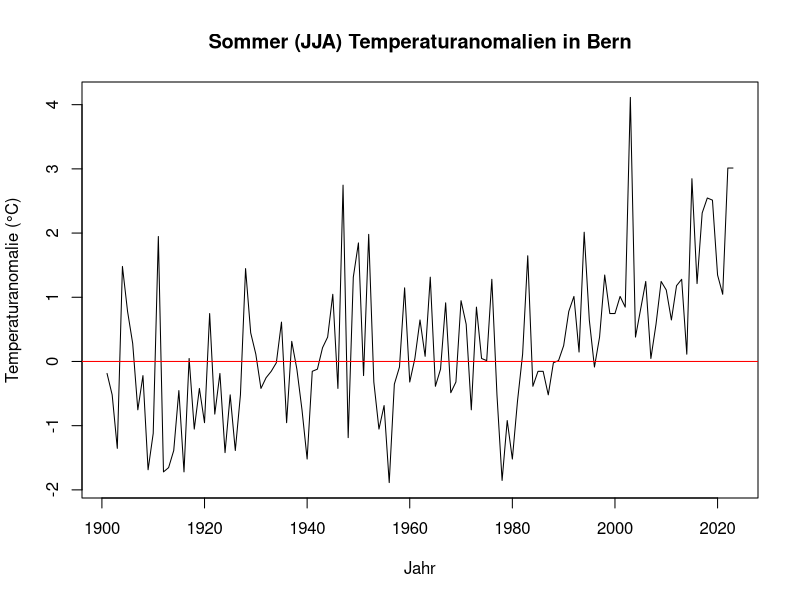

Write the R code that produced this figure.
## ---- chunk 1
#| label: assign-operator
# Variablen erstellen und Wert zuweisen
a <- 5

# Die Zuweisung kann auch umgekehrt erfolgen
5 -> b

# Das gleiche funktioniert grundsätzlich aber auch mit dem = Operator
# Allerdings wird der <- Operator bevorzugt
c = 10
## ---- chunk 2
#| label: comments
# Das ist ein Kommentar
a <- 5 # Das ist auch ein Kommentar
## ---- chunk 3
#| label: console_output
# Ausgabe von Variablen
print(a)
b
## ---- chunk 4
#| label: vector
# Vektor erstellen
vectorA <- c(1, 2, 3, 4, 5)

# Länge des Vektors
length(vectorA)

# Logischer Vergleich
vectorA >= 3

# Arithmetische Operationen
vectorA + 5
## ---- chunk 5
#| label: vector_output
vectorA
## ---- chunk 6
#| label: vector_change
# Vektor einer neuen Variablen zuweisen
vectorB <- vectorA + 5

# Vektor ausgeben
vectorB

# Wir können den Vektor auch direkt überschreiben
vectorA <- vectorA + 5

# Vektor ausgeben
vectorA
## ---- chunk 7
#| label: vector_indexing
# Erstes Element des Vektors
vectorA[1]
## ---- chunk 8
#| label: vector_indexing_range
# Zweites bis viertes Element des Vektors
vectorA[2:4]

# Alternativ können wir auch einzelne Elemente überspringen
vectorA[c(1, 3, 5)]
## ---- chunk 9
#| label: vector_concatenation
# Vektoren erstellen
vectorA <- c(1, 2, 3, 4, 5)

# Vektoren konkatenieren
vectorC <- c(vectorA, vectorB)

# Vektor ausgeben
vectorC
## ---- chunk 10
#| label: vector_addition
# Vektoren addieren
vectorA + vectorB
## ---- chunk 11
#| label: data_frame
# Data Frame erstellen
dataFrameA <- data.frame(
  name = c("Alice", "Bob", "Charlie", "David"),
  age = c(25, 30, 35, 40),
  married = c(TRUE, FALSE, TRUE, TRUE)
)

# Data Frame ausgeben
dataFrameA
## ---- chunk 12
#| label: data_frame_indexing
# Erste Zeile des Data Frames
dataFrameA[1, ]

# Zweite Zeile und dritte Spalte des Data Frames
dataFrameA[2, 3]
## ---- chunk 13
#| label: data_frame_dollar_operator
# Spalte "name" des Data Frames
dataFrameA$name
## ---- chunk 14
#| label: data_frame_subsetting
# Auswahl der Spalten "name" und "age" als Data Frame
dataFrameB <- dataFrameA[, c("name", "age")]

# Data Frame ausgeben
dataFrameB
## ---- chunk 15
#| label: csv_import
# CSV-Datei einlesen
meteodaten <- read.csv('Data/meteodaten_saison.csv', sep = ',', header = TRUE)
## ---- chunk 16
#| label: str_function
str(meteodaten)
## ---- chunk 17
#| label: head_function
head(meteodaten)
## ---- chunk 18
#| label: tail_function
tail(meteodaten)
## ---- chunk 19
#| label: summary_function
summary(meteodaten)
## ---- chunk 20
#| label: indexing
meteodaten[1:10,] # Ersten 10 Zeilen
## ---- chunk 21
#| label: na_handling
vektor_mit_na <- c(1, 2, NA, 4, 5)
## ---- chunk 22
#| label: sum_na
sum(vektor_mit_na)
## ---- chunk 23
#| label: sum_na_rm
sum(vektor_mit_na,
    na.rm = TRUE)
## ---- chunk 24
#| label: na_identify
# Fehlwerte identifizieren
is.na(vektor_mit_na)

# Fehlwerte entfernen
vektor_ohne_na <- na.omit(vektor_mit_na)
## ---- chunk 25
#| label: na_equality
# Überprüfen auf Gleichheit
vektor_mit_na == NA

# Überprüfen auf Gleichheit mit is.na()
is.na(vektor_mit_na)
## ---- chunk 26
#| label: replace_na
# Vector mit falschen Fehlwerten
vektor_mit_falschen_na <- c(1, 2, -999, 4, 5)

# Fehlwerte ersetzen
vektor_mit_korrigierten_na <- replace(vektor_mit_falschen_na,
                                      vektor_mit_falschen_na == -999,
                                      NA)
## ---- chunk 27
#| label: exercise-3.1
# Daten einlesen
meteodaten <- read.csv('Data/meteodaten_saison.csv', sep = ',', header = TRUE)

# Daten filtern
saison_sommer <- meteodaten[meteodaten$Saison == "Sommer(JJA)", ]

# Referenzwert der Periode 1961 bis 1990 berechnen
referenzwert <- mean(
    saison_sommer$Bern_Mitteltemperatur[saison_sommer$Jahr >= 1961
    & saison_sommer$Jahr <= 1990])

# Sommer (JJA) Temperaturanomalien berechnen und direkt im data frame speichern
saison_sommer$Bern_Mitteltemperatur_anomalie <-
    saison_sommer$Bern_Mitteltemperatur - referenzwert

# Plot erstellen
plot(saison_sommer$Jahr,
    saison_sommer$Bern_Mitteltemperatur_anomalie,
    type = "l",
    xlab = "Jahr",
    ylab = "Temperaturanomalie (°C)",
    main = "Sommer (JJA) Temperaturanomalien in Bern")

# null-Linie hinzufügen
abline(h = 0, col = "red")
